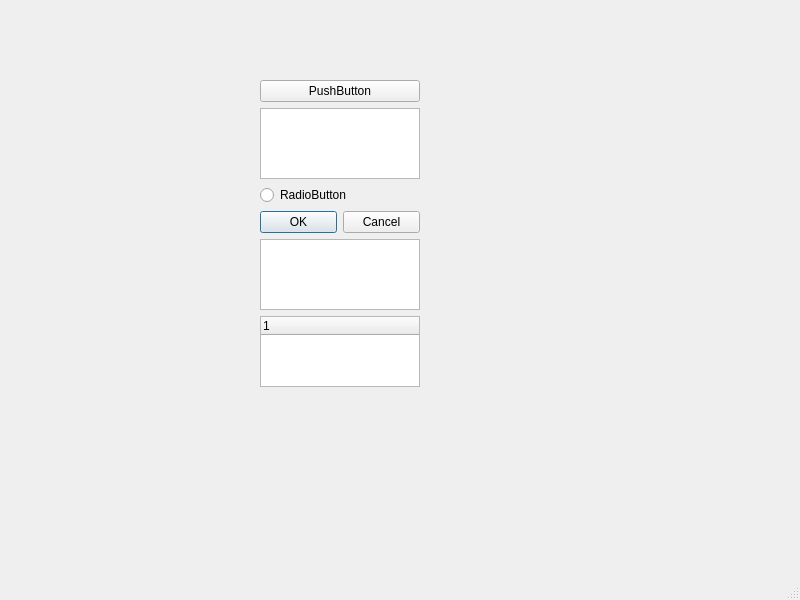
<?xml version="1.0" encoding="UTF-8"?>
<ui version="4.0">
 <class>MainWindow</class>
 <widget class="QMainWindow" name="MainWindow">
  <property name="geometry">
   <rect>
    <x>0</x>
    <y>0</y>
    <width>800</width>
    <height>600</height>
   </rect>
  </property>
  <property name="windowTitle">
   <string>MainWindow</string>
  </property>
  <widget class="QWidget" name="centralwidget">
   <widget class="QWidget" name="verticalLayoutWidget">
    <property name="geometry">
     <rect>
      <x>260</x>
      <y>80</y>
      <width>160</width>
      <height>307</height>
     </rect>
    </property>
    <layout class="QVBoxLayout" name="verticalLayout">
     <item>
      <widget class="QPushButton" name="pushButton">
       <property name="text">
        <string>PushButton</string>
       </property>
      </widget>
     </item>
     <item>
      <widget class="QTableView" name="tableView"/>
     </item>
     <item>
      <widget class="QRadioButton" name="radioButton">
       <property name="text">
        <string>RadioButton</string>
       </property>
      </widget>
     </item>
     <item>
      <widget class="QDialogButtonBox" name="buttonBox">
       <property name="standardButtons">
        <set>QDialogButtonBox::Cancel|QDialogButtonBox::Ok</set>
       </property>
      </widget>
     </item>
     <item>
      <widget class="QTableView" name="tableView_2"/>
     </item>
     <item>
      <widget class="QTreeWidget" name="treeWidget">
       <column>
        <property name="text">
         <string notr="true">1</string>
        </property>
       </column>
      </widget>
     </item>
    </layout>
   </widget>
  </widget>
  <widget class="QMenuBar" name="menubar">
   <property name="geometry">
    <rect>
     <x>0</x>
     <y>0</y>
     <width>800</width>
     <height>23</height>
    </rect>
   </property>
  </widget>
  <widget class="QStatusBar" name="statusbar"/>
 </widget>
 <resources/>
 <connections/>
</ui>
